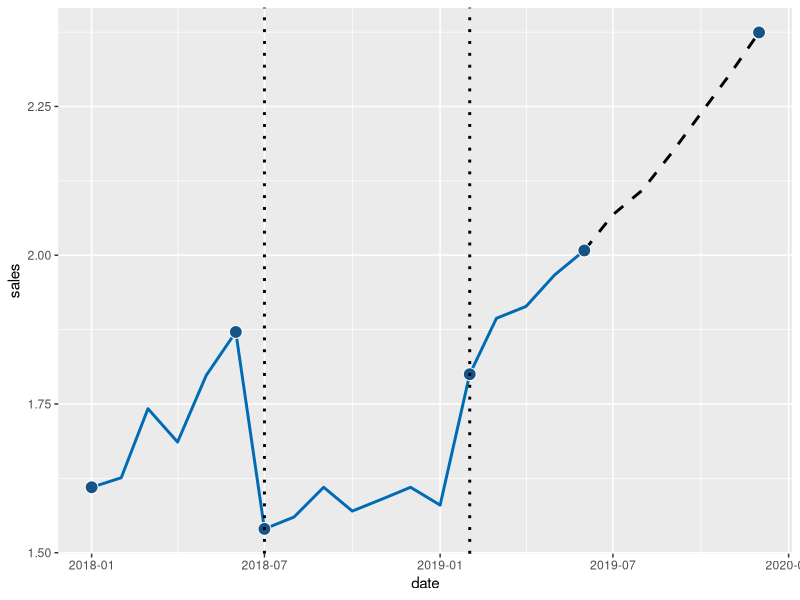
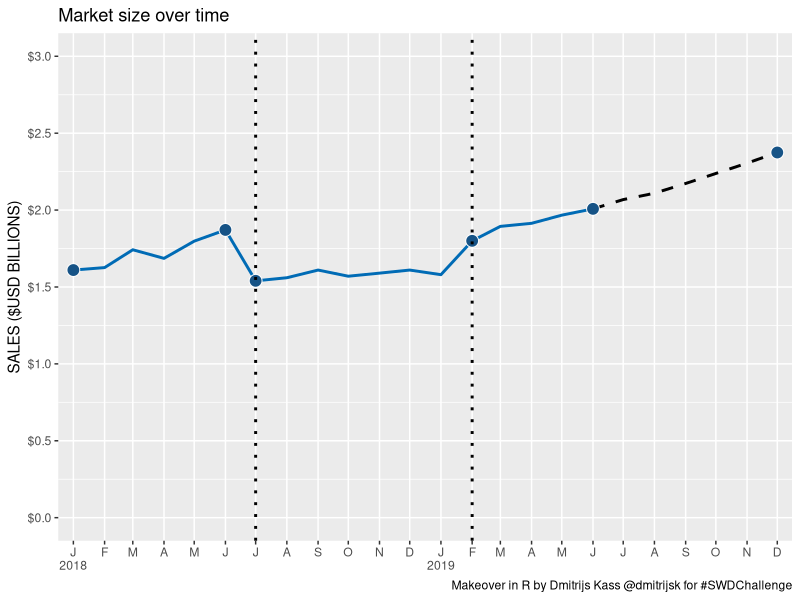
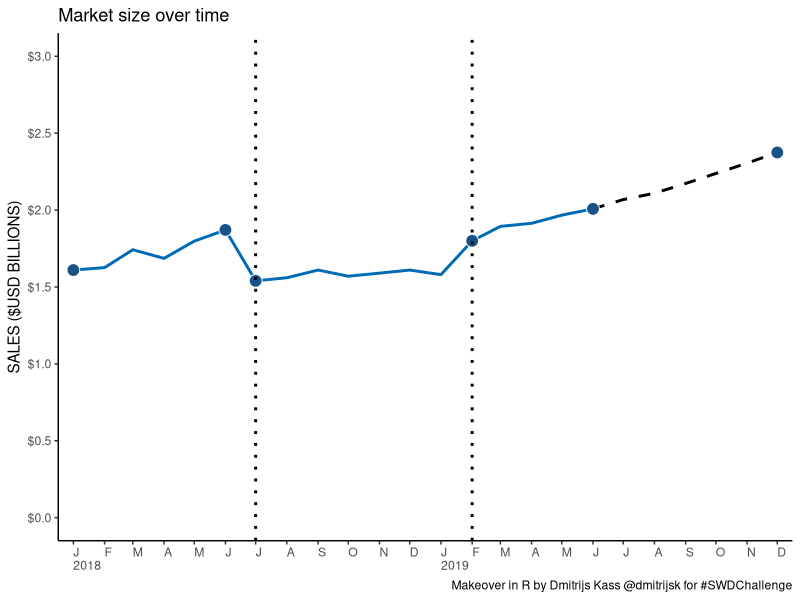

The R script that drew these images, in order:
library(tidyverse)
library(lubridate)

df_orig <- readxl::read_xlsx("SWDchallenge_June19.xlsx", range = "B3:Z7")

cols <- c("iblue" = "#006bb5",
          "iyell" = "#ffe81e")

months <- str_sub(month.abb, start = 1, end = 1)

df <- as_tibble(t(df_orig)) %>% 
  select(is_actual = V1, year = V2, month = V3, sales = V4) %>% 
  fill(is_actual, year, .direction = "down") %>% 
  filter(sales != "SALES") %>% 
  group_by(year) %>% 
  mutate(date = as.Date(str_c(year, row_number(), 1, sep = "-")),
         date_labels = if_else(row_number() == 1, paste(month, year, sep = "\n"), month),
         sales = as.numeric(sales)) %>% 
  ungroup() %>% 
  mutate(year = as.numeric(year))
  
df

points_comments <- read_delim("2019-06-10-poinits-and-comments.csv", delim = ";")

df_with_com <- df %>% 
  left_join(points_comments, by = "date")

# linetype for actual/forecast - DONE
# points - DONE

p1_basic <- df_with_com %>% 
  ggplot(aes(x = date, y = sales, group = 1)) +
  geom_line(data = df_with_com %>% filter(is_actual == "FORECAST"), 
            linetype = "dashed", 
            size = 1) +
  geom_line(data = df_with_com %>% filter(lag(is_actual) %in% c(NA, "ACTUAL")), 
            size = 1,
            colour = cols["iblue"]) +
  geom_point(data = df_with_com %>% filter(date %in% points_comments$date), 
             shape = 21, 
             size = 4, 
             colour = "white",
             fill = "#165386") +
  geom_vline(xintercept = df_with_com %>% filter(!is.na(comment)) %>% pull(date), 
             linetype = "dotted", size = 1)

p1_basic

# Get colours from image: https://imagecolorpicker.com/

# Change non-data elements to match SWD's graph.

# axis names - DONE
# x-axis labels - DONE
# legend - DONE
# title - DONE
# caption - 
# comments - 

p2_default_theme <- p1_basic + 
  scale_y_continuous(limits = c(0, 3),
                     breaks = seq(0, 3, by = 0.5),
                     labels = function(x) scales::dollar(x, accuracy = 0.1)) +
  scale_x_date(breaks = "1 month", 
               minor_breaks = NULL, 
               labels = c("", df_with_com$date_labels, ""), 
               expand = expand_scale(0, add = 15)) +
  labs(x = NULL, 
       y = "SALES ($USD BILLIONS)",
       title = "Market size over time",
       caption = "Makeover in R by Dmitrijs Kass @dmitrijsk for #SWDChallenge")

p2_default_theme

# Branding:

# What are default fonts in `theme_grey()`?
# Do I have fonts for IKEA branding?
# How to change default fonts to IKEA fonts?
# What are other style changes that are necessary to make the graph look like IKEA's own?
             


p3_branded <- p2_default_theme +
  theme_classic() +
  theme(axis.text.x.bottom = element_text(hjust = 0))

p3_branded

# https://guangchuangyu.github.io/2018/04/setting-ggplot2-background-with-ggbackground/
# ggimage::ggbackground(p3_branded, "background-hardwood-smooth-301717.jpg")

# add logo
# https://cran.r-project.org/web/packages/magick/vignettes/intro.html


# super-categity for x-axis
# https://stackoverflow.com/questions/48552671/ggplot2-show-category-and-sub-category-for-x-axis-labels
# https://stackoverflow.com/questions/44247239/grouping-on-the-x-axis-in-ggplot2
# https://stackoverflow.com/questions/20571306/multi-row-x-axis-labels-in-ggplot-line-chart
# https://stackoverflow.com/questions/44616530/axis-labels-on-two-lines-with-nested-x-variables-year-below-months/44616739
# https://github.com/tidyverse/ggplot2/issues/1966


